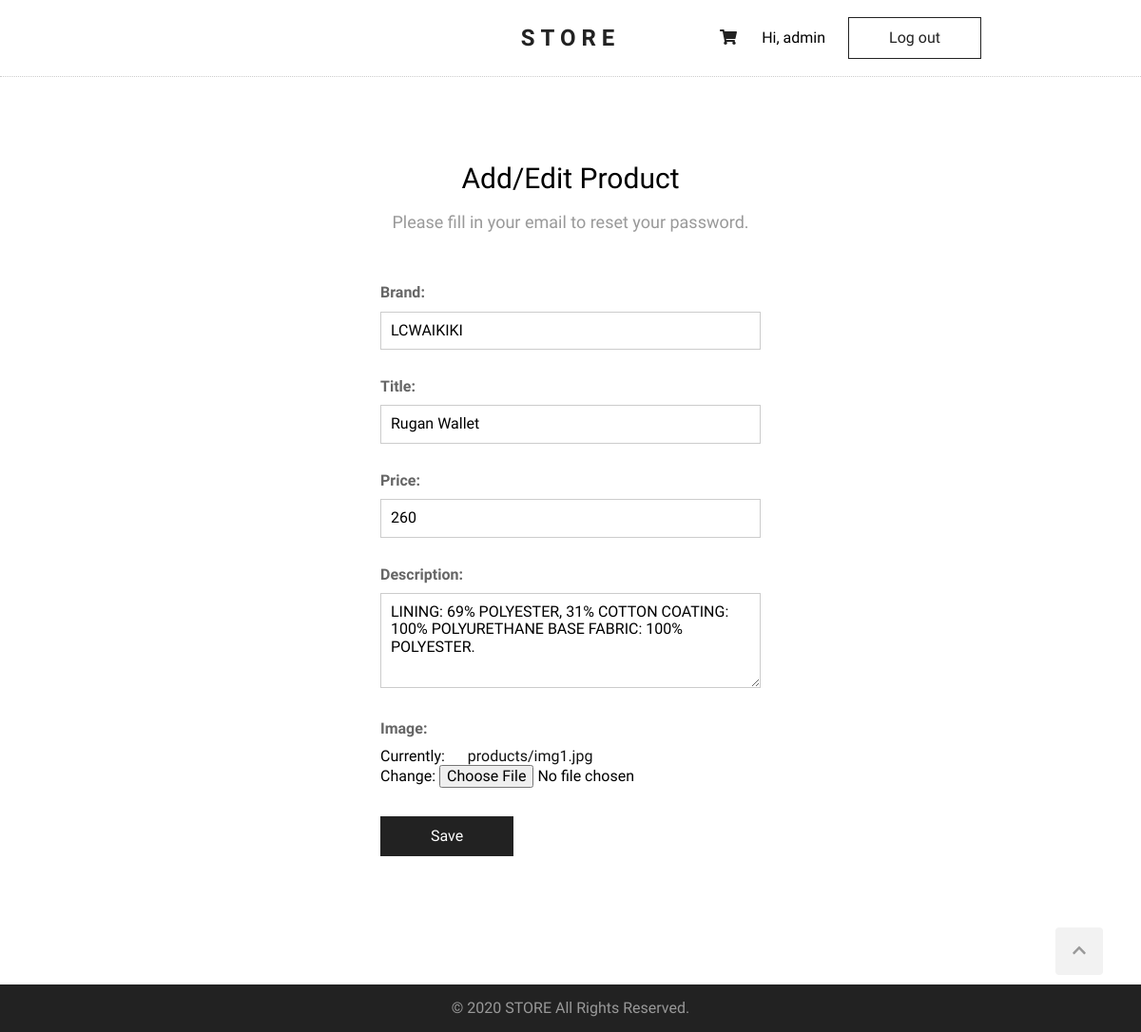
Page /products/edit/1/ (signed in) on the committed database.
### products/models.py (models this page shows, shortened)
class Product(models.Model):
    brand = models.CharField(max_length=100)
    title = models.CharField(max_length=100)
    description = models.TextField(max_length=500, blank=True, null=True)
    price = models.PositiveIntegerField()
    image = models.ImageField(upload_to='products/', null=True)
    created_at = models.DateTimeField(auto_now_add=True)
    updated_at = models.DateTimeField(auto_now=True)

### products/views.py (the view)
# urls.py: path('products/edit/<int:pk>/', edit_product, name='edit_product'),
def edit_product(request, pk):
    if request.user.is_authenticated and request.user.is_superuser:
        product_to_edit = get_object_or_404(Product, pk=pk)
        if request.method == 'POST':
            form = AddProductForm(request.POST, request.FILES, instance=product_to_edit)
            if form.is_valid():
                form.save()
                return render(request, 'products/add_product_success.html')
        else:
            form = AddProductForm(instance=product_to_edit)
        return render(request, 'products/add_product.html', {'form': form})
    else:
        return redirect('product_list')

### products/forms.py
class AddProductForm(forms.ModelForm):
    class Meta:
        model = Product
        fields = ('brand', 'title', 'price', 'description', 'image',)

### templates/products/add_product.html
{% extends "base.html" %} {% block head_title %}Add/Edit Product{% endblock %}
{% block content %}
<section class="form-section">
  <h2 class="section-headline">Add/Edit Product</h2>
  <p class="section-description">
    Please fill in your email to reset your password.
  </p>
  <div class="form">
    <form action="" method="post" enctype="multipart/form-data">
      {% csrf_token %} {{ form.as_p }}
      <p>
        <button type="submit">Save</button>
      </p>
    </form>
  </div>
</section>
{% endblock %}

### templates/base.html (shortened to what this page needs)
{% load static %}
<!DOCTYPE html>
<html lang="en">
<head>
    <link rel="stylesheet" href="{% static 'normalize.css' %}" />
    <link rel="stylesheet" href="{% static 'style.css' %}" />
</head>
<body>
    <div class="wrapper">
        <header>
            <h1 id="logo">
                <a href="{% url 'home' %}">STORE</a>
            </h1>
            <div id="controls">
                <div id="cart">
                    <a href="{% url 'cart' %}"><i class="fas fa-shopping-cart"></i></a>
                </div>
                {% if user.is_authenticated %}
                <p>Hi, {{ user.username }}</p>
                <input type="button" id="logout" onclick="location.href='{% url 'logout' %}'" value="Log out" />
                {% else  %}
                <input type="button" id="login" onclick="location.href='{% url 'login' %}'" value="Log in" />
                {% endif %}
            </div>
        </header>
        <main>
            {% block content %}{% endblock %}
        </main>
    </div>
    <footer>
        <a href="#" id="scroll-up">
            <i class="fas fa-chevron-up"></i>
        </a>
        <p>&copy; 2020 STORE All Rights Reserved.</p>
    </footer>
</body>
</html>

### static/style.css (style rules this page uses)
html { scroll-behavior: smooth; }
body { margin: 0; font-family: 'Questrial', sans-serif; }
.wrapper { min-height: calc(100vh - 50px); }
header { height: auto; border-bottom: 1px dotted #ccc; }
#logo { text-align: center; font-family: 'Domine', serif; font-size: 24px; letter-spacing: 6px; line-height: 80px; margin: 0; }
#logo a { color: #222; text-decoration: none; }
#controls { position: absolute; top: 15px; right: 14%; }
#controls #cart { position: relative; display: inline-block; width: 30px; line-height: 30px; text-align: center; cursor: pointer; margin-right: 16px; }
#controls p { display: inline-block; }
#controls #cart a { color: #222; }
#logout { display: inline-block; width: 140px; line-height: 40px; font-size: 16px; background: transparent; border: 1px solid #222; color: #222; cursor: pointer; margin-left: 20px; }
main { max-width: 960px; text-align: center; margin: 90px auto 90px auto; }
.section-headline { font-size: 30px; font-weight: normal; margin: 0; }
.section-description { color: #999; font-size: 18px; }
.form-section { overflow: auto; width: 100%; }
.form { max-width: 400px; margin: 45px auto; padding: 0 20px; }
.form p { margin: 0 0 20px 0; text-align: left; }
.form label { display: block; padding: 10px 0; color: #666; font-weight: bold; }
.form input[type=text], .form input[type=email], .form input[type=number], .form input[type=password], .form select { padding: 10px; max-width: 400px; width: 100%; border: 1px solid #ccc; box-sizing: border-box; }
.form textarea { max-width: 400px; min-height: 100px; width: 100%; height: 100px; padding: 10px; box-sizing: border-box; font-family: inherit; font-size: inherit; border: 1px solid #ccc; }
.form button { width: 140px; line-height: 40px; font-size: 16px; background: #222; color: #fff; border: none; cursor: pointer; margin-top: 10px; transition-duration: .3s; }
.form a { text-decoration: none; color: #111; margin-left: 20px; }
footer { background-color: #222; height: 50px; color: #999; text-align: center; line-height: 50px; }
footer p { margin: 0; }
#scroll-up { width: 50px; height: 50px; background-color: #f2f2f2; bottom: 60px; right: 40px; position: fixed; border-radius: 4px; cursor: pointer; color: #999; }

### rows in the picture
Product: brand "LCWAIKIKI", title "Rugan Wallet", price "260", description "LINING: 69% POLYESTER, 31% COTTON COATING: 100% POLYURETHANE BASE FABRIC: 100% POLYESTER."

### other values in the picture
{{ user.username }} "admin"
